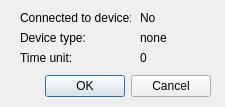
<?xml version="1.0" encoding="UTF-8"?>
<ui version="4.0">
 <class>timetagger_infoscreen</class>
 <widget class="QDialog" name="timetagger_infoscreen">
  <property name="geometry">
   <rect>
    <x>0</x>
    <y>0</y>
    <width>225</width>
    <height>107</height>
   </rect>
  </property>
  <property name="windowTitle">
   <string>Time tagger info</string>
  </property>
  <widget class="QDialogButtonBox" name="buttonBox">
   <property name="geometry">
    <rect>
     <x>20</x>
     <y>70</y>
     <width>191</width>
     <height>32</height>
    </rect>
   </property>
   <property name="orientation">
    <enum>Qt::Horizontal</enum>
   </property>
   <property name="standardButtons">
    <set>QDialogButtonBox::Cancel|QDialogButtonBox::Ok</set>
   </property>
  </widget>
  <widget class="QLabel" name="lbl_connect_header">
   <property name="geometry">
    <rect>
     <x>20</x>
     <y>10</y>
     <width>111</width>
     <height>16</height>
    </rect>
   </property>
   <property name="text">
    <string>Connected to device:</string>
   </property>
  </widget>
  <widget class="QLabel" name="lbl_device_header">
   <property name="geometry">
    <rect>
     <x>20</x>
     <y>30</y>
     <width>111</width>
     <height>16</height>
    </rect>
   </property>
   <property name="text">
    <string>Device type:</string>
   </property>
  </widget>
  <widget class="QLabel" name="lbl_connected">
   <property name="geometry">
    <rect>
     <x>140</x>
     <y>10</y>
     <width>111</width>
     <height>16</height>
    </rect>
   </property>
   <property name="text">
    <string>No</string>
   </property>
  </widget>
  <widget class="QLabel" name="lbl_dev_type">
   <property name="geometry">
    <rect>
     <x>140</x>
     <y>30</y>
     <width>111</width>
     <height>16</height>
    </rect>
   </property>
   <property name="text">
    <string>none</string>
   </property>
  </widget>
  <widget class="QLabel" name="lbl_timeunit">
   <property name="geometry">
    <rect>
     <x>20</x>
     <y>50</y>
     <width>51</width>
     <height>16</height>
    </rect>
   </property>
   <property name="text">
    <string>Time unit:</string>
   </property>
  </widget>
  <widget class="QLabel" name="lbl_unit">
   <property name="geometry">
    <rect>
     <x>140</x>
     <y>50</y>
     <width>71</width>
     <height>16</height>
    </rect>
   </property>
   <property name="text">
    <string>0</string>
   </property>
  </widget>
 </widget>
 <resources/>
 <connections>
  <connection>
   <sender>buttonBox</sender>
   <signal>accepted()</signal>
   <receiver>timetagger_infoscreen</receiver>
   <slot>accept()</slot>
   <hints>
    <hint type="sourcelabel">
     <x>248</x>
     <y>254</y>
    </hint>
    <hint type="destinationlabel">
     <x>157</x>
     <y>274</y>
    </hint>
   </hints>
  </connection>
  <connection>
   <sender>buttonBox</sender>
   <signal>rejected()</signal>
   <receiver>timetagger_infoscreen</receiver>
   <slot>reject()</slot>
   <hints>
    <hint type="sourcelabel">
     <x>316</x>
     <y>260</y>
    </hint>
    <hint type="destinationlabel">
     <x>286</x>
     <y>274</y>
    </hint>
   </hints>
  </connection>
 </connections>
</ui>
